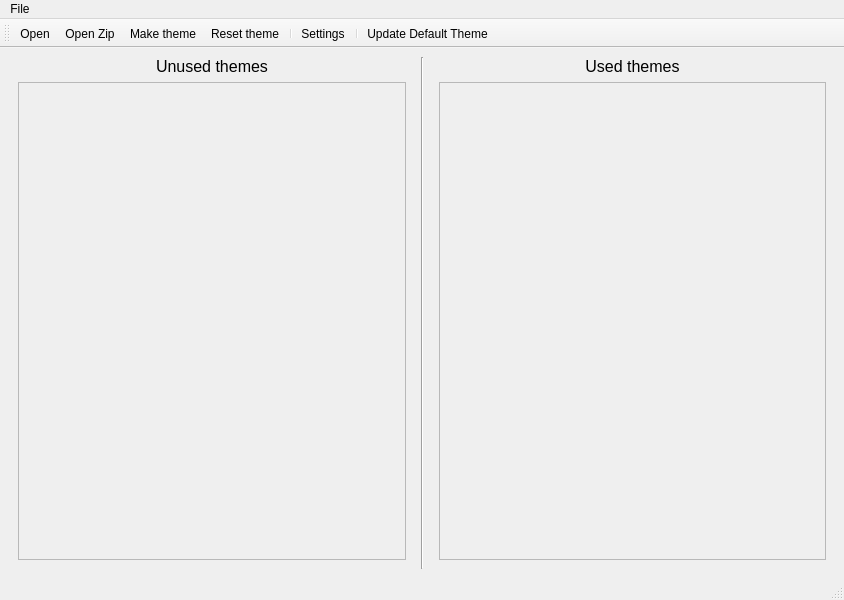
<?xml version="1.0" encoding="UTF-8"?>
<ui version="4.0">
 <class>MainWindow</class>
 <widget class="QMainWindow" name="MainWindow">
  <property name="geometry">
   <rect>
    <x>0</x>
    <y>0</y>
    <width>844</width>
    <height>600</height>
   </rect>
  </property>
  <property name="windowTitle">
   <string>Desktop Wakfu Theme Manager</string>
  </property>
  <widget class="QWidget" name="centralwidget">
   <layout class="QHBoxLayout" name="horizontalLayout">
    <property name="topMargin">
     <number>9</number>
    </property>
    <item>
     <widget class="QWidget" name="widget_scrollArea_stash" native="true">
      <layout class="QVBoxLayout" name="verticalLayout_4">
       <property name="topMargin">
        <number>0</number>
       </property>
       <item>
        <widget class="QLabel" name="label_stash">
         <property name="text">
          <string>&lt;html&gt;&lt;head/&gt;&lt;body&gt;&lt;p&gt;&lt;span style=&quot; font-size:12pt;&quot;&gt;Unused themes&lt;/span&gt;&lt;/p&gt;&lt;/body&gt;&lt;/html&gt;</string>
         </property>
         <property name="alignment">
          <set>Qt::AlignCenter</set>
         </property>
        </widget>
       </item>
       <item>
        <widget class="QScrollArea" name="scrollArea_stash">
         <property name="minimumSize">
          <size>
           <width>128</width>
           <height>0</height>
          </size>
         </property>
         <property name="acceptDrops">
          <bool>true</bool>
         </property>
         <property name="horizontalScrollBarPolicy">
          <enum>Qt::ScrollBarAlwaysOff</enum>
         </property>
         <property name="widgetResizable">
          <bool>true</bool>
         </property>
         <widget class="QWidget" name="scrollAreaWidgetContents_stash">
          <property name="geometry">
           <rect>
            <x>0</x>
            <y>0</y>
            <width>386</width>
            <height>465</height>
           </rect>
          </property>
          <property name="acceptDrops">
           <bool>true</bool>
          </property>
         </widget>
        </widget>
       </item>
      </layout>
     </widget>
    </item>
    <item>
     <widget class="Line" name="line">
      <property name="orientation">
       <enum>Qt::Vertical</enum>
      </property>
     </widget>
    </item>
    <item>
     <widget class="QWidget" name="widget_scrollArea_used" native="true">
      <layout class="QVBoxLayout" name="verticalLayout_2">
       <property name="topMargin">
        <number>0</number>
       </property>
       <item>
        <widget class="QLabel" name="label_used">
         <property name="text">
          <string>&lt;html&gt;&lt;head/&gt;&lt;body&gt;&lt;p&gt;&lt;span style=&quot; font-size:12pt;&quot;&gt;Used themes&lt;/span&gt;&lt;/p&gt;&lt;/body&gt;&lt;/html&gt;</string>
         </property>
         <property name="alignment">
          <set>Qt::AlignCenter</set>
         </property>
        </widget>
       </item>
       <item>
        <widget class="QScrollArea" name="scrollArea_used">
         <property name="minimumSize">
          <size>
           <width>128</width>
           <height>0</height>
          </size>
         </property>
         <property name="acceptDrops">
          <bool>true</bool>
         </property>
         <property name="widgetResizable">
          <bool>true</bool>
         </property>
         <widget class="QWidget" name="scrollAreaWidgetContents_used">
          <property name="geometry">
           <rect>
            <x>0</x>
            <y>0</y>
            <width>385</width>
            <height>465</height>
           </rect>
          </property>
          <property name="acceptDrops">
           <bool>true</bool>
          </property>
         </widget>
        </widget>
       </item>
      </layout>
     </widget>
    </item>
   </layout>
  </widget>
  <widget class="QMenuBar" name="menubar">
   <property name="geometry">
    <rect>
     <x>0</x>
     <y>0</y>
     <width>844</width>
     <height>20</height>
    </rect>
   </property>
   <widget class="QMenu" name="menuFile">
    <property name="title">
     <string>File</string>
    </property>
    <addaction name="actionOpen"/>
    <addaction name="actionOpen_Zip"/>
    <addaction name="actionMake_theme"/>
    <addaction name="actionReset"/>
    <addaction name="separator"/>
    <addaction name="actionParameters"/>
    <addaction name="separator"/>
    <addaction name="actionDownload"/>
   </widget>
   <addaction name="menuFile"/>
  </widget>
  <widget class="QStatusBar" name="statusbar"/>
  <widget class="QToolBar" name="toolBar">
   <property name="sizePolicy">
    <sizepolicy hsizetype="Preferred" vsizetype="Fixed">
     <horstretch>0</horstretch>
     <verstretch>0</verstretch>
    </sizepolicy>
   </property>
   <property name="windowTitle">
    <string>toolBar</string>
   </property>
   <attribute name="toolBarArea">
    <enum>TopToolBarArea</enum>
   </attribute>
   <attribute name="toolBarBreak">
    <bool>false</bool>
   </attribute>
   <addaction name="actionOpen"/>
   <addaction name="actionOpen_Zip"/>
   <addaction name="actionMake_theme"/>
   <addaction name="actionReset"/>
   <addaction name="separator"/>
   <addaction name="actionParameters"/>
   <addaction name="separator"/>
   <addaction name="actionDownload"/>
  </widget>
  <action name="actionOpen">
   <property name="icon">
    <iconset resource="../resources/icons.qrc">
     <normaloff>:/resources/colored/colored/folder-plus.svg</normaloff>:/resources/colored/colored/folder-plus.svg</iconset>
   </property>
   <property name="text">
    <string>Open</string>
   </property>
   <property name="toolTip">
    <string>Open a theme or themes folder.</string>
   </property>
   <property name="shortcut">
    <string>Ctrl+O</string>
   </property>
  </action>
  <action name="actionImport">
   <property name="text">
    <string>Import</string>
   </property>
  </action>
  <action name="actionExport">
   <property name="text">
    <string>Export</string>
   </property>
  </action>
  <action name="actionDownload">
   <property name="icon">
    <iconset resource="../resources/icons.qrc">
     <normaloff>:/resources/colored/colored/download.svg</normaloff>:/resources/colored/colored/download.svg</iconset>
   </property>
   <property name="text">
    <string>Update Default Theme</string>
   </property>
   <property name="toolTip">
    <string>Update: downloads and imports the latest default theme json file, textures, and colors.</string>
   </property>
  </action>
  <action name="actionSave">
   <property name="text">
    <string>Save</string>
   </property>
  </action>
  <action name="actionMake_theme">
   <property name="icon">
    <iconset resource="../resources/icons.qrc">
     <normaloff>:/resources/colored/colored/play-circle.svg</normaloff>:/resources/colored/colored/play-circle.svg</iconset>
   </property>
   <property name="text">
    <string>Make theme</string>
   </property>
   <property name="toolTip">
    <string>Make theme: compiles a new theme as the merge of all &quot;used&quot; themes, with priority from top to bottom,  and exports it to the specified directory.</string>
   </property>
   <property name="shortcut">
    <string>Ctrl+S</string>
   </property>
  </action>
  <action name="actionReset">
   <property name="icon">
    <iconset resource="../resources/icons.qrc">
     <normaloff>:/resources/colored/colored/trash-2.svg</normaloff>:/resources/colored/colored/trash-2.svg</iconset>
   </property>
   <property name="text">
    <string>Reset theme</string>
   </property>
   <property name="toolTip">
    <string>Reset theme: remove theme files in the specified output path.</string>
   </property>
  </action>
  <action name="actionParameters">
   <property name="icon">
    <iconset resource="../resources/icons.qrc">
     <normaloff>:/resources/colored/colored/settings.svg</normaloff>:/resources/colored/colored/settings.svg</iconset>
   </property>
   <property name="text">
    <string>Settings</string>
   </property>
   <property name="toolTip">
    <string>Settings: Open settings panel.</string>
   </property>
   <property name="shortcut">
    <string>S</string>
   </property>
  </action>
  <action name="actionOpen_Zip">
   <property name="icon">
    <iconset resource="../resources/icons.qrc">
     <normaloff>:/resources/colored/colored/file-plus.svg</normaloff>:/resources/colored/colored/file-plus.svg</iconset>
   </property>
   <property name="text">
    <string>Open Zip</string>
   </property>
   <property name="toolTip">
    <string>Open Zip: opens and unzips a .zip file containing a theme.</string>
   </property>
   <property name="shortcut">
    <string>Ctrl+I</string>
   </property>
  </action>
 </widget>
 <resources>
  <include location="../resources/icons.qrc"/>
 </resources>
 <connections/>
</ui>
